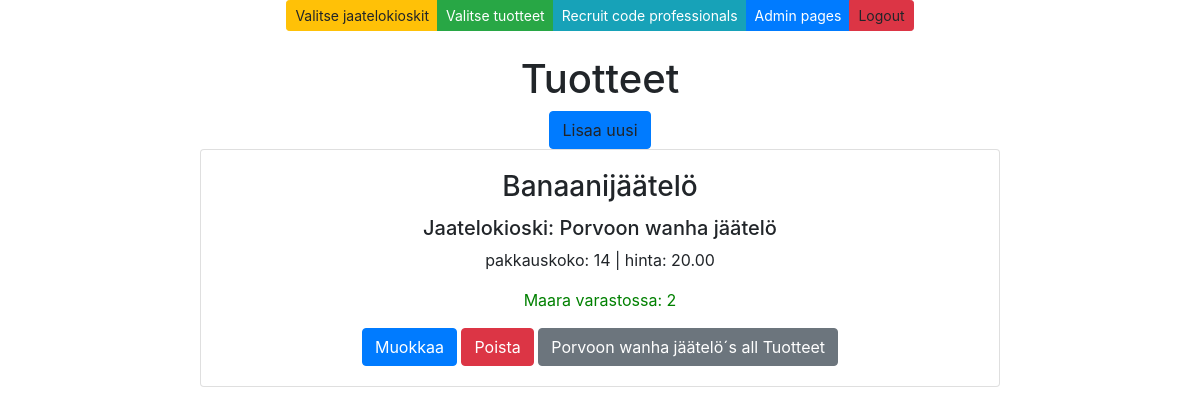
Page /tuotteet-by-jaatelokioski/1/ on the committed database.
### app/models.py (models this page shows, shortened)
class Tuote(models.Model):
    tuotenimi = models.CharField(max_length = 20, default = "banaanijaatelo")
    pakkauskoko = models.CharField(max_length = 20, default = 3)
    hinta = models.DecimalField(max_digits=8, decimal_places=2, default=1.00)
    varastomaara = models.IntegerField(default = 3)
    jaatelokioski = models.ForeignKey(Jaatelokioski, on_delete=models.CASCADE)

class Jaatelokioski(models.Model):
    nimi = models.CharField(max_length = 50, default="firma")
    kontakti = models.CharField(max_length = 50, default="firma")
    osoite = models.CharField(max_length = 100, default="firma")
    puhelinnumero = models.CharField(max_length = 20, default="firma")
    sahkopostiosoite = models.CharField(max_length = 50, default="firma")
    maa = models.CharField(max_length = 50, default="firma")

### app/views.py (the view)
# urls.py: path('tuotteet-by-jaatelokioski/<int:id>/', tuotteet_filtered, name='tuotteet_filtered'),
def tuotteet_filtered(request, id):
    tuotelist = Tuote.objects.filter(jaatelokioski=id)
    context = {'tuotteet': tuotelist}
    return render(request, "tuotelist.html", context)

### app/templates/tuotelist.html (shortened to what this page needs)
{% extends 'index.html' %}
{% block content %}
<br />
<br />
<h1>Tuotteet</h1>
<a onclick="showaddform()" class="btn btn-primary">Lisaa uusi</a>
{% for p in tuotteet %}
<div class="card" style="width: 50rem;">
    <div class="card-body">
        <h3 class="card-title">{{p.tuotenimi}} </h3>
        <h5 class="card-text">Jaatelokioski: {{p.jaatelokioski.nimi}}</h5>
        <p class="card-text">pakkauskoko: {{p.pakkauskoko}} | hinta: {{p.hinta}}</p>
        <p class="card-text" style="color: green;">Maara varastossa: {{p.varastomaara}}</p>
        <a href="/muokkaa-tuote-get/{{p.id}}/" class="btn btn-primary">Muokkaa</a>
        <a href="/confirm-poista-tuote/{{p.id}}/" class="btn btn-danger">Poista</a>
        <a href="/tuotteet-by-jaatelokioski/{{p.jaatelokioski.id}}/" class="btn btn-secondary">{{p.jaatelokioski.nimi}}´s all
            Tuotteet</a>
    </div>
</div>
{% empty %}
<div class="card" style="width: 50rem;">
    <div class="card-body">
        <p class="card-text">Yhtään tuotetta ei löytynyt </p>
    </div>
</div>
{%endfor%}
{% endblock %}

### rows in the picture
Tuote: tuotenimi "Banaanijäätelö", jaatelokioski.nimi "Porvoon wanha jäätelö", pakkauskoko "14", hinta "20.00", varastomaara "2"
